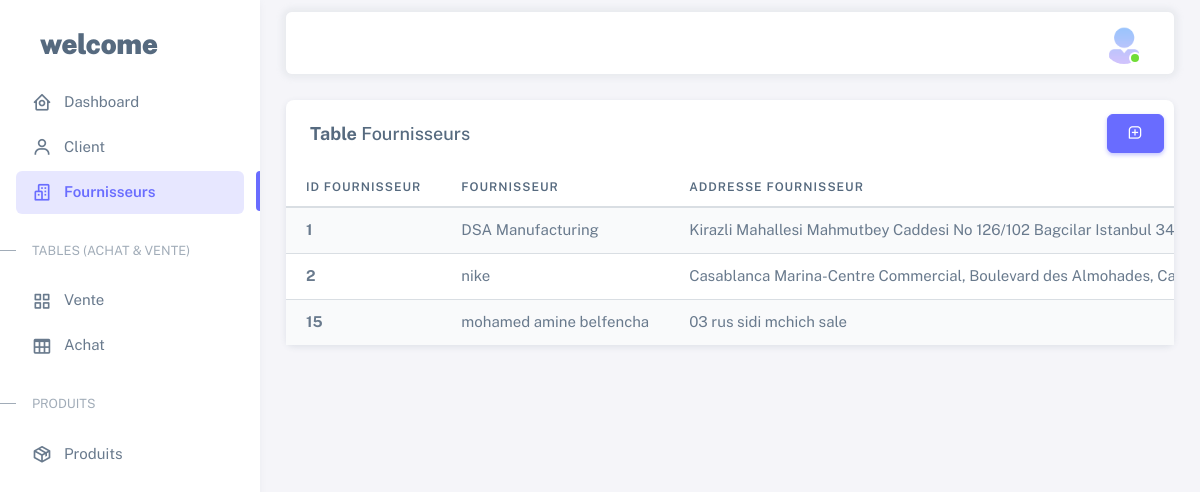
/Fournisseurs.php (signed in), run on the app's committed database.
### tables this page shows
CREATE TABLE `fournisseurs` (
  `id_fourn` int(11) NOT NULL,
  `nom_fourn` varchar(150) NOT NULL,
  `adresse_fourn` varchar(150) NOT NULL,
  `tele_fourn` varchar(30) NOT NULL,
  `note_fourn` text NOT NULL
);

### Fournisseurs.php (the view, shortened to what this page needs)
<?php
include_once('db/connexion.php');
?>
<!DOCTYPE html>
<html lang="en" class="light-style layout-menu-fixed" dir="ltr" data-theme="theme-default" data-assets-path="assets/" data-template="vertical-menu-template-free">
<head>
  <link rel="stylesheet" href="assets/vendor/fonts/boxicons.css" />
  <link href='https://unpkg.com/boxicons@2.1.2/css/boxicons.min.css' rel='stylesheet'>
  <link rel="stylesheet" href="assets/vendor/css/core.css" class="template-customizer-core-css" />
  <link rel="stylesheet" href="assets/vendor/css/theme-default.css" class="template-customizer-theme-css" />
  <link rel="stylesheet" href="assets/css/demo.css" />
  <link rel="stylesheet" href="assets/vendor/libs/perfect-scrollbar/perfect-scrollbar.css" />
  <link rel="stylesheet" href="assets/vendor/libs/apex-charts/apex-charts.css" />
</head>
<body>
  <div class="layout-wrapper layout-content-navbar">
    <div class="layout-container">
      <aside id="layout-menu" class="layout-menu menu-vertical menu bg-menu-theme">
        <div class="app-brand demo">
          <a href="dashboard.php" class="app-brand-link">
            <span class="app-brand-text demo menu-text fw-bolder ms-2">Welcome</span>
          </a>
        </div>
        <ul class="menu-inner py-1">
          <li class="menu-item ">
            <a href="dashboard.php" class="menu-link">
              <i class="menu-icon tf-icons bx bx-home-circle"></i>
              <div data-i18n="Analytics">Dashboard</div>
            </a>
          </li>
          <li class="menu-item">
            <a href="client.php" class="menu-link">
              <i class="menu-icon tf-icons bx bx-user"></i>
              <div data-i18n="Basic">Client</div>
            </a>
          </li>
          <li class="menu-item active">
            <a href="Fournisseurs.php" class="menu-link">
              <i class="menu-icon tf-icons bx bx-buildings"></i>
              <div data-i18n="Fournisseurs">Fournisseurs</div>
            </a>
          </li>
          <li class="menu-header small text-uppercase"><span class="menu-header-text">Tables (Achat & vente)</span></li>
          <li class="menu-item">
            <a href="vente.php" class="menu-link">
              <i class="menu-icon tf-icons bx bx-grid-alt"></i>
              <div data-i18n="Tables">Vente</div>
            </a>
          </li>
          <li class="menu-item">
            <a href="achat.php" class="menu-link">
              <i class="menu-icon tf-icons bx bx-table"></i>
              <div data-i18n="Tables">Achat</div>
            </a>
          </li>
          <li class="menu-header small text-uppercase"><span class="menu-header-text">Produits</span></li>
          <li class="menu-item">
            <a href="prod.php" class="menu-link">
              <i class="menu-icon tf-icons bx bx-package"></i>
              <div data-i18n="Produits">Produits</div>
            </a>
          </li>
        </ul>
      </aside>
      <div class="layout-page">
        <nav class="layout-navbar container-xxl navbar navbar-expand-xl navbar-detached align-items-center bg-navbar-theme" id="layout-navbar">
          <div class="navbar-nav-right d-flex align-items-center" id="navbar-collapse">
            <ul class="navbar-nav flex-row align-items-center ms-auto">
              <li class="nav-item navbar-dropdown dropdown-user dropdown">
                <a class="nav-link dropdown-toggle hide-arrow" href="javascript:void(0);" data-bs-toggle="dropdown">
                  <div class="avatar avatar-online">
                    <img src="assets/img/avatars/55.png" alt class="w-px-40 h-auto rounded-circle" />
                  </div>
                </a>
              </li>
            </ul>
          </div>
        </nav>
        <div class="content-wrapper">
          <div class="container-xxl flex-grow-1 container-p-y">
            <div class="card">
              <div class="row">
                <div class="col-md-6">
                  <h5 class="card-header"> <strong>Table</strong> Fournisseurs</h5>
                </div>
                <div class="col-md-4 " style="margin-left: auto;text-align-last: right; align-self: center; padding-right: calc(var(--bs-gutter-x) * 0.9);">
                  <button type="button" class="btn btn-primary bx bx-message-square-add" data-bs-toggle="modal" data-bs-target="#modalCenter">
                  </button>
                </div>
              </div>
              <div class="table-responsive text-nowrap">
                <table class="table table-striped">
                  <thead>
                    <tr>
                      <th>Id Fournisseur</th>
                      <th>Fournisseur</th>
                      <th>Addresse Fournisseur</th>
                    </tr>
                  </thead>
                  <tbody class="table-border-bottom-0">
                    <?php
                    $sql = "SELECT * from fournisseurs";
                    $query = mysqli_query($conn, $sql);
                    if (mysqli_num_rows($query) > 0) {
                      while ($row = mysqli_fetch_assoc($query)) {
                        echo "<tr>
                        <td><strong>" . $row["id_fourn"] . "</strong></td>
                        <td>" . $row["nom_fourn"] . "</td>
                        <td>" . $row["adresse_fourn"] . "</td>
                        <td>" . $row["tele_fourn"] . "</td>
                        <td>";
                        if ($row["note_fourn"] == "") {
                          echo "NULL</td>";
                        } else {
                          echo $row["note_fourn"] . "</td>";
                        };
                        if ($_COOKIE['type_user'] == "admin") {
                          echo "<td>
                          <div class=\"dropdown\">
                            <button type=\"button\" class=\"btn p-0 dropdown-toggle hide-arrow\" data-bs-toggle=\"dropdown\">
                              <i class=\"bx bx-dots-vertical-rounded\"></i>
                            </button>
                            <div class=\"dropdown-menu\">
                              <a class=\"dropdown-item\" data-bs-toggle=\"modal\" data-bs-target=\"#modal" . $row["id_fourn"] . "\" href=Fournisseurs.php?id_fourn=" . $row["id_fourn"] . "><i class=\"bx bx-edit-alt me-1\"></i> Edit</a>
                              <a class=\"dropdown-item\" href=Fournisseurs.php?id_del=" . $row["id_fourn"] . "><i class=\"bx bx-trash me-1\"></i> Delete</a>
                            </div>
                          </div>
                        </td>
                      </tr>";
                        }else{
                        echo "<td>NULL</td>
                        </tr>";
                        }
                      }
                    }
                    ?>
                  </tbody>
                </table>
              </div>
            </div>
          </div>
        </div>
</body>
</html>

### assets/css/demo.css (style rules this page uses)
.menu .app-brand.demo { height: 64px; margin-top: 12px; }
.app-brand-text.demo { font-size: 1.75rem; letter-spacing: -0.5px; text-transform: lowercase; }

### data on the page
fournisseurs: id_fourn "1", nom_fourn "DSA Manufacturing", adresse_fourn "Kirazli Mahallesi Mahmutbey Caddesi No 126/102 Bagcilar Istanbul…"
fournisseurs: id_fourn "2", nom_fourn "nike", adresse_fourn "Casablanca Marina-Centre Commercial, Boulevard des Almohades,…"
fournisseurs: id_fourn "15", nom_fourn "mohamed amine belfencha", adresse_fourn "03 rus sidi mchich sale"
